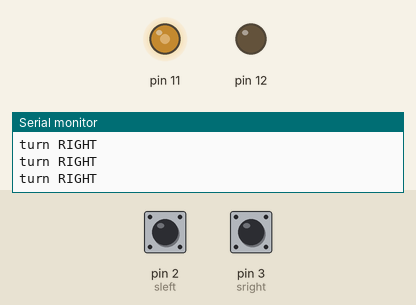
A sketch run on a simulated Arduino Uno, built with avr-gcc and run on an emulated ATmega328P. Shown: output pins drawn as LEDs (lit = HIGH), the last lines printed to the serial monitor. Dashed ring = blinking. Inputs (shaded band) come from the test bench; at power-on: pin 2 (sleft) HIGH, pin 3 (sright) HIGH. Pins used as bus, display or sensor lines are not drawn.

Above: at 1.2 s.
1.3 s: pin 2 (sleft) pulled LOW for 0.15 s
At 1.38 s:
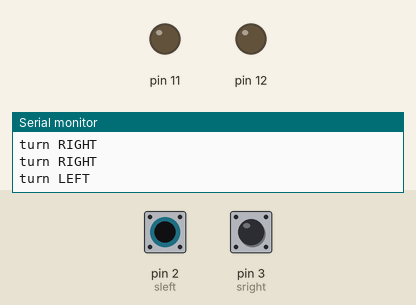
6.9 s: pin 2 (sleft) pulled LOW for 1 s
At 9.2 s:
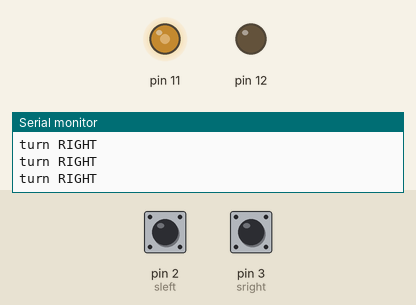
14.9 s: pin 2 (sleft) pulsed LOW 5 times (0.12 s each, 0.3 s apart)
At 15.11 s:
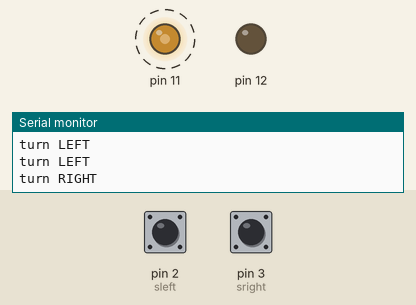
Timing chart, 0 to 17.9 s (numbered marks = the images above; inputs shaded):
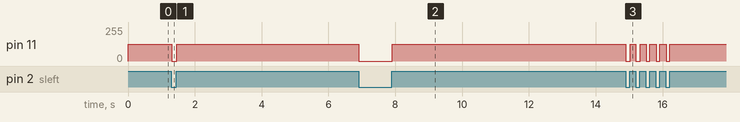

The sketch:

LINE_FOLLOWER.ino
```cpp
int sleft =2;
int sright =3;
int l1 =5;
int l2 =6;
int r1 =9;
int r2 =10;


void setup( )  {
 pinMode (sleft, INPUT );
pinMode (sright, INPUT);
pinMode (11, OUTPUT );
pinMode (12,OUTPUT );
pinMode (r1, OUTPUT );
pinMode (r2, OUTPUT);
Serial.begin (9600);

}
void loop ( ) {
  int a = digitalRead (sleft);
  int b = digitalRead (sright) ;
  if (a==LOW && b==LOW)
  {
    analogWrite(11, 125);
    analogWrite (12,0);
    analogWrite (r1,0);
    analogWrite (r2,125);
    Serial.println ("forward");
  }
  else if (a==HIGH && b==HIGH)
  {
    analogWrite(11,125);
    analogWrite(12,0);
    analogWrite(r1,0);
    analogWrite(r2,0);
    Serial .println ("turn RIGHT");
  }
  else if (a==LOW  && b==HIGH)
  {
  analogWrite(11,0);
  analogWrite (12,0);
  analogWrite(r1,0);
  analogWrite (r2,125);
  Serial.println ("turn LEFT");
  }
  else if (a==HIGH&& b== HIGH)
  {
    analogWrite (11,0);
    analogWrite (12,0);
    analogWrite (r1,0);
    analogWrite (r2,0);
    Serial.println ("STOP");
  }

}
```

Measured:
- after the input at 1.3 s, pin 11: 125/255 → 0/255 at once, → 125/255 0.15 s later
- after the input at 6.9 s, pin 11: 125/255 → 0/255 at once, → 125/255 1.0 s later
- after the input at 14.9 s, pin 11: alternates 125/255 for 0.18 s and 0/255 for 0.11 s, 10 changes in all, then stays 125/255, starting at once
